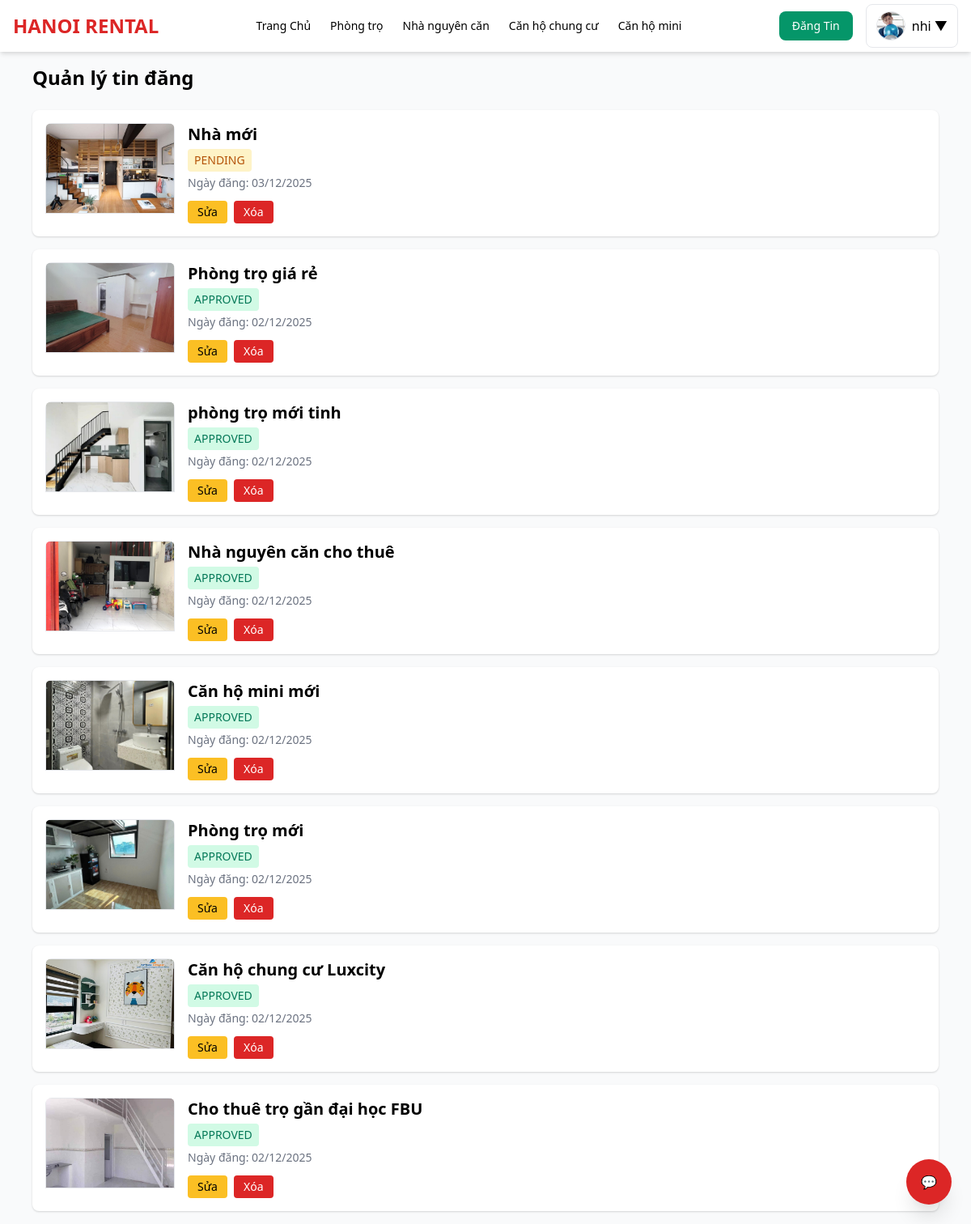
The app's page /my_posts.php (signed in) with its own data.
### tables this page shows
CREATE TABLE `posts` (
  `id` int(11) NOT NULL,
  `user_id` int(11) NOT NULL,
  `status` enum('pending','approved','rejected') DEFAULT 'pending',
  `reviewed_by` int(11) DEFAULT NULL,
  `reviewed_at` timestamp NULL DEFAULT NULL,
  `title` varchar(255) DEFAULT NULL,
  `image` varchar(255) DEFAULT NULL,
  `type` varchar(50) DEFAULT NULL,
  `khu_vuc` varchar(255) DEFAULT NULL,
  `price` varchar(50) DEFAULT NULL,
  `phone` varchar(20) DEFAULT NULL,
  `zalo` varchar(20) DEFAULT NULL,
  `description` text DEFAULT NULL,
  `status_rent` tinyint(4) DEFAULT 0,
  `created_at` timestamp NOT NULL DEFAULT current_timestamp(),
  `category` varchar(50) NOT NULL DEFAULT 'phongtro'
);

### my_posts.php (the view, shortened to what this page needs)
<?php
require 'header.php';
require 'functions.php';
$u = $_SESSION['user'];
$isAdmin = ($u['role'] ?? '') === 'admin';
if ($isAdmin) {
    $stmt = $pdo->query("
        SELECT p.*,
               (SELECT filename FROM post_images WHERE post_id = p.id LIMIT 1) AS thumbnail,
               u.name AS owner_name
        FROM posts p
        LEFT JOIN users u ON u.id = p.user_id
        ORDER BY p.created_at DESC
    ");
} else {
    $stmt = $pdo->prepare("
        SELECT p.*,
               (SELECT filename FROM post_images WHERE post_id = p.id LIMIT 1) AS thumbnail
        FROM posts p
        WHERE p.user_id = ?
        ORDER BY p.created_at DESC
    ");
    $stmt->execute([$u['id']]);
}
$posts = $stmt->fetchAll(PDO::FETCH_ASSOC);
function esc($s) {
    return htmlspecialchars($s, ENT_QUOTES, 'UTF-8');
}
?>
<main class="max-w-6xl mx-auto p-4">
    <h2 class="text-2xl font-semibold mb-6">Quản lý tin đăng</h2>
    <?php if (!$posts): ?>
        <p class="text-gray-600">Không có bài đăng nào.</p>
    <?php else: ?>
        <div class="space-y-4">
        <?php foreach ($posts as $p):
            $img = $p['thumbnail']
                ? 'uploads/' . $p['thumbnail']
                : 'https://via.placeholder.com/400x250?text=No+Image';
            $badgeColor = [
                'approved' => 'text-green-700 bg-green-100',
                'pending'  => 'text-yellow-700 bg-yellow-100',
                'rejected' => 'text-red-700 bg-red-100'
            ][$p['status']] ?? 'bg-gray-100 text-gray-700';
        ?>
        <div class="bg-white shadow rounded-lg p-4 flex gap-4 hover:shadow-xl transition">
            <a href="post_detail.php?id=<?= $p['id'] ?>" class="shrink-0 overflow-hidden rounded-lg">
                <img src="<?= esc($img) ?>"
                     class="w-40 h-28 object-cover border"
                     onerror="this.src='https://via.placeholder.com/400x250?text=Loi+Anh'">
            </a>
            <div class="flex-1">
                <a href="post_detail.php?id=<?= $p['id'] ?>" class="no-underline">
                    <h3 class="text-xl font-semibold hover:text-blue-600 transition">
                        <?= esc($p['title']) ?>
                    </h3>
                </a>
                <div class="flex flex-wrap gap-2 mt-1">
                    <span class="px-2 py-1 rounded text-sm <?= $badgeColor ?>">
                        <?= strtoupper(esc($p['status'])) ?>
                    </span>
                </div>
                <p class="text-sm text-gray-500 mt-1">
                    Ngày đăng: <?= date('d/m/Y', strtotime($p['created_at'])) ?>
                </p>
                <div class="mt-3 flex gap-2">
                    <?php if ($isAdmin): ?>
                        <a href="approve_post.php?id=<?= $p['id'] ?>&action=approve"
                           class="px-3 py-1 text-sm bg-green-600 text-white rounded hover:bg-green-700">
                           Duyệt
                        </a>
                        <a href="approve_post.php?id=<?= $p['id'] ?>&action=reject"
                           class="px-3 py-1 text-sm bg-red-600 text-white rounded hover:bg-red-700">
                           Từ chối
                        </a>
                    <?php else: ?>
                        <a href="edit_post.php?id=<?= $p['id'] ?>"
                           class="px-3 py-1 text-sm bg-yellow-400 rounded hover:bg-yellow-500">
                           Sửa
                        </a>
                        <a href="delete_post.php?id=<?= $p['id'] ?>"
                           onclick="return confirm('Bạn chắc chắn muốn xóa bài này?')"
                           class="px-3 py-1 text-sm bg-red-600 text-white rounded hover:bg-red-700">
                           Xóa
                        </a>
                    <?php endif; ?>
                </div>
            </div>
        </div>
        <?php endforeach; ?>
        </div>
    <?php endif; ?>
</main>
</body>
</html>

### records on screen
posts: shows a picture, title "Nhà mới", status "PENDING", created_at "03/12/2025"
posts: shows a picture, title "Phòng trọ giá rẻ", status "APPROVED", created_at "02/12/2025"
posts: shows a picture, title "phòng trọ mới tinh", status "APPROVED", created_at "02/12/2025"
posts: shows a picture, title "Nhà nguyên căn cho thuê", status "APPROVED", created_at "02/12/2025"
posts: shows a picture, title "Căn hộ mini mới", status "APPROVED", created_at "02/12/2025"
posts: shows a picture, title "Phòng trọ mới", status "APPROVED", created_at "02/12/2025"
posts: shows a picture, title "Căn hộ chung cư Luxcity", status "APPROVED", created_at "02/12/2025"
posts: shows a picture, title "Cho thuê trọ gần đại học FBU", status "APPROVED", created_at "02/12/2025"

### other values on screen
$display_name "nhi"
